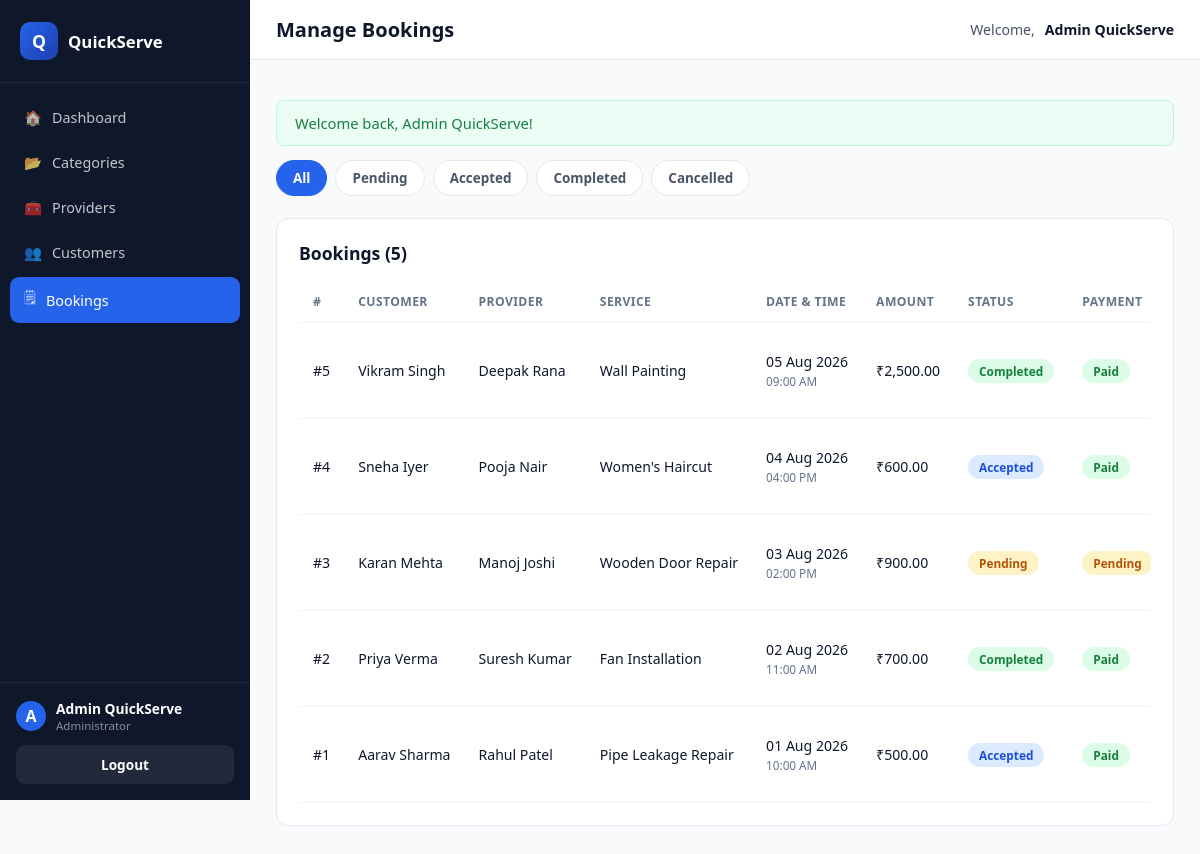
Screenshot of /admin/bookings.php (signed in) with the database file from the repository.
### tables this page shows
CREATE TABLE `bookings` (
  `id` int(11) NOT NULL,
  `customer_id` int(11) DEFAULT NULL,
  `provider_id` int(11) DEFAULT NULL,
  `service_id` int(11) DEFAULT NULL,
  `booking_date` date DEFAULT NULL,
  `booking_time` varchar(20) DEFAULT NULL,
  `address` varchar(255) DEFAULT NULL,
  `amount` decimal(10,2) DEFAULT NULL,
  `booking_status` varchar(30) DEFAULT NULL,
  `payment_status` varchar(30) DEFAULT NULL,
  `created_at` datetime DEFAULT NULL,
  `updated_at` datetime DEFAULT NULL
);

CREATE TABLE `customers` (
  `id` int(11) NOT NULL,
  `full_name` varchar(100) NOT NULL,
  `email` varchar(150) NOT NULL,
  `password` varchar(255) NOT NULL,
  `phone` varchar(15) DEFAULT NULL,
  `address` varchar(255) DEFAULT NULL,
  `profile_image` varchar(255) DEFAULT NULL,
  `status` tinyint(1) DEFAULT 1,
  `created_at` datetime DEFAULT NULL,
  `updated_at` datetime DEFAULT NULL
);

CREATE TABLE `providers` (
  `id` int(11) NOT NULL,
  `full_name` varchar(100) NOT NULL,
  `email` varchar(150) NOT NULL,
  `password` varchar(255) NOT NULL,
  `phone` varchar(15) DEFAULT NULL,
  `category_id` int(11) DEFAULT NULL,
  `experience` int(11) DEFAULT NULL,
  `address` varchar(255) DEFAULT NULL,
  `profile_image` varchar(255) DEFAULT NULL,
  `aadhaar_number` varchar(20) DEFAULT NULL,
  `is_approved` tinyint(1) DEFAULT 0,
  `status` tinyint(1) DEFAULT 1,
  `created_at` datetime DEFAULT NULL,
  `updated_at` datetime DEFAULT NULL
);

CREATE TABLE `services` (
  `id` int(11) NOT NULL,
  `provider_id` int(11) DEFAULT NULL,
  `category_id` int(11) DEFAULT NULL,
  `service_name` varchar(150) NOT NULL,
  `description` text DEFAULT NULL,
  `price` decimal(10,2) DEFAULT NULL,
  `duration` varchar(50) DEFAULT NULL,
  `service_image` varchar(255) DEFAULT NULL,
  `is_available` tinyint(1) DEFAULT 1,
  `created_at` datetime DEFAULT NULL,
  `updated_at` datetime DEFAULT NULL
);

### admin/bookings.php (the view, shortened to what this page needs)
<?php
require_once __DIR__ . '/../includes/functions.php';
$statusFilter = $_GET['status'] ?? '';
$sql = "SELECT b.*, s.service_name, cu.full_name AS customer_name, p.full_name AS provider_name
        FROM bookings b
        LEFT JOIN services s ON s.id = b.service_id
        LEFT JOIN customers cu ON cu.id = b.customer_id
        LEFT JOIN providers p ON p.id = b.provider_id";
$params = [];
$sql .= " ORDER BY b.created_at DESC";
$stmt = $pdo->prepare($sql);
$stmt->execute($params);
$bookings = $stmt->fetchAll();
require __DIR__ . '/../includes/dash_shell_top.php';
?>
<div class="filter-bar">
  <a href="?status=" class="filter-chip <?php echo $statusFilter === '' ? 'active' : ''; ?>">All</a>
  <a href="?status=Pending" class="filter-chip <?php echo $statusFilter === 'Pending' ? 'active' : ''; ?>">Pending</a>
  <a href="?status=Accepted" class="filter-chip <?php echo $statusFilter === 'Accepted' ? 'active' : ''; ?>">Accepted</a>
  <a href="?status=Completed" class="filter-chip <?php echo $statusFilter === 'Completed' ? 'active' : ''; ?>">Completed</a>
  <a href="?status=Cancelled" class="filter-chip <?php echo $statusFilter === 'Cancelled' ? 'active' : ''; ?>">Cancelled</a>
</div>
<div class="card">
  <div class="card-header"><h2>Bookings (<?php echo count($bookings); ?>)</h2></div>
  <?php if (!$bookings): ?>
    <div class="empty-state"><div>🗒</div><p>No bookings found.</p></div>
  <?php else: ?>
    <div class="table-wrap">
      <table class="data-table">
        <thead><tr><th>#</th><th>Customer</th><th>Provider</th><th>Service</th><th>Date &amp; Time</th><th>Amount</th><th>Status</th><th>Payment</th><th>Actions</th></tr></thead>
        <tbody>
          <?php foreach ($bookings as $b): ?>
            <tr>
              <td>#<?php echo (int) $b['id']; ?></td>
              <td><?php echo e($b['customer_name']); ?></td>
              <td><?php echo e($b['provider_name'] ?? 'Unassigned'); ?></td>
              <td><?php echo e($b['service_name']); ?></td>
              <td><?php echo fdate($b['booking_date']); ?><br><small style="color:var(--slate-500);"><?php echo e($b['booking_time']); ?></small></td>
              <td><?php echo money($b['amount']); ?></td>
              <td><span class="badge badge-<?php echo strtolower($b['booking_status']); ?>"><?php echo e($b['booking_status']); ?></span></td>
              <td><span class="badge badge-<?php echo strtolower($b['payment_status']) === 'paid' ? 'paid' : 'pending'; ?>"><?php echo e($b['payment_status']); ?></span></td>
            </tr>
          <?php endforeach; ?>
        </tbody>
      </table>
    </div>
  <?php endif; ?>
</div>
<?php require __DIR__ . '/../includes/dash_shell_bottom.php'; ?>

### assets/css/style.css (style rules this page uses)
:root { --primary: #2563eb; --primary-dark: #1d4ed8; --primary-darker: #1e40af; --primary-light: #dbeafe; --primary-lighter: #eff6ff; --accent: #60a5fa; --success: #16a34a; --danger: #dc2626; --warning: #d97706; --slate-900: #0f172a; --slate-700: #334155; --slate-600: #475569; --slate-500: #64748b; --slate-400: #94a3b8; --slate-300: #cbd5e1; --slate-200: #e2e8f0; --slate-100: #f1f5f9; --slate-50: #f8fafc; --white: #ffffff; --radius: 12px; --radius-sm: 8px; --shadow: 0 4px 20px rgba(15, 23, 42, 0.08); --shadow-lg: 0 12px 36px rgba(15, 23, 42, 0.14); --font: 'Segoe UI', Roboto, Helvetica, Arial, sans-serif; }
* { box-sizing: border-box; }
html, body { margin: 0; padding: 0; font-family: var(--font); color: var(--slate-900); background: var(--slate-50); scroll-behavior: smooth; }
a { text-decoration: none; color: inherit; }
.filter-bar { display: flex; flex-wrap: wrap; gap: 8px; margin-bottom: 22px; }
.filter-chip { padding: 8px 16px; border-radius: 999px; border: 1.5px solid var(--slate-200); background: #fff; font-size: 0.84rem; font-weight: 600; color: var(--slate-600); }
.filter-chip.active, .filter-chip:hover { background: var(--primary); color: #fff; border-color: var(--primary); }
.card { background: #fff; border-radius: var(--radius); border: 1px solid var(--slate-200); padding: 22px; margin-bottom: 22px; }
.card-header { display: flex; align-items: center; justify-content: space-between; margin-bottom: 16px; }
.card-header h2 { font-size: 1.1rem; margin: 0; }
.table-wrap { overflow-x: auto; }
table.data-table { width: 100%; border-collapse: collapse; font-size: 0.88rem; }
table.data-table th, table.data-table td { padding: 12px 14px; text-align: left; border-bottom: 1px solid var(--slate-100); white-space: nowrap; }
table.data-table th { color: var(--slate-500); font-weight: 700; font-size: 0.76rem; text-transform: uppercase; letter-spacing: 0.4px; }
.badge { display: inline-block; padding: 4px 11px; border-radius: 999px; font-size: 0.74rem; font-weight: 700; text-transform: capitalize; }
.badge-pending { background: #fef3c7; color: #b45309; }
.badge-accepted { background: #dbeafe; color: #1d4ed8; }
.badge-completed { background: #dcfce7; color: #15803d; }
.badge-paid { background: #dcfce7; color: #15803d; }

### rows the page displays
bookings: id "5", customer.full_name "Vikram Singh", provider.full_name "Deepak Rana", service.service_name "Wall Painting", booking_date "05 Aug 2026", booking_time "09:00 AM", amount "₹2,500.00", booking_status "Completed", payment_status "Paid"
bookings: id "4", customer.full_name "Sneha Iyer", provider.full_name "Pooja Nair", service.service_name "Women's Haircut", booking_date "04 Aug 2026", booking_time "04:00 PM", amount "₹600.00", booking_status "Accepted", payment_status "Paid"
bookings: id "3", customer.full_name "Karan Mehta", provider.full_name "Manoj Joshi", service.service_name "Wooden Door Repair", booking_date "03 Aug 2026", booking_time "02:00 PM", amount "₹900.00", booking_status "Pending", payment_status "Pending"
bookings: id "2", customer.full_name "Priya Verma", provider.full_name "Suresh Kumar", service.service_name "Fan Installation", booking_date "02 Aug 2026", booking_time "11:00 AM", amount "₹700.00", booking_status "Completed", payment_status "Paid"
bookings: id "1", customer.full_name "Aarav Sharma", provider.full_name "Rahul Patel", service.service_name "Pipe Leakage Repair", booking_date "01 Aug 2026", booking_time "10:00 AM", amount "₹500.00", booking_status "Accepted", payment_status "Paid"

### other values shown
$item['icon'] "🏠"
$item['label'] "Dashboard"
$item['icon'] "📂"
$item['label'] "Categories"
$item['icon'] "🧰"
$item['label'] "Providers"
$item['icon'] "👥"
$item['label'] "Customers"
$item['icon'] "🗒"
$item['label'] "Bookings"
substr($dashUserName, 0, 1) "A"
$dashUserName "Admin QuickServe"
$dashUserSub "Administrator"
$pageTitle "Manage Bookings"
$flash['message'] "Welcome back, Admin QuickServe!"
